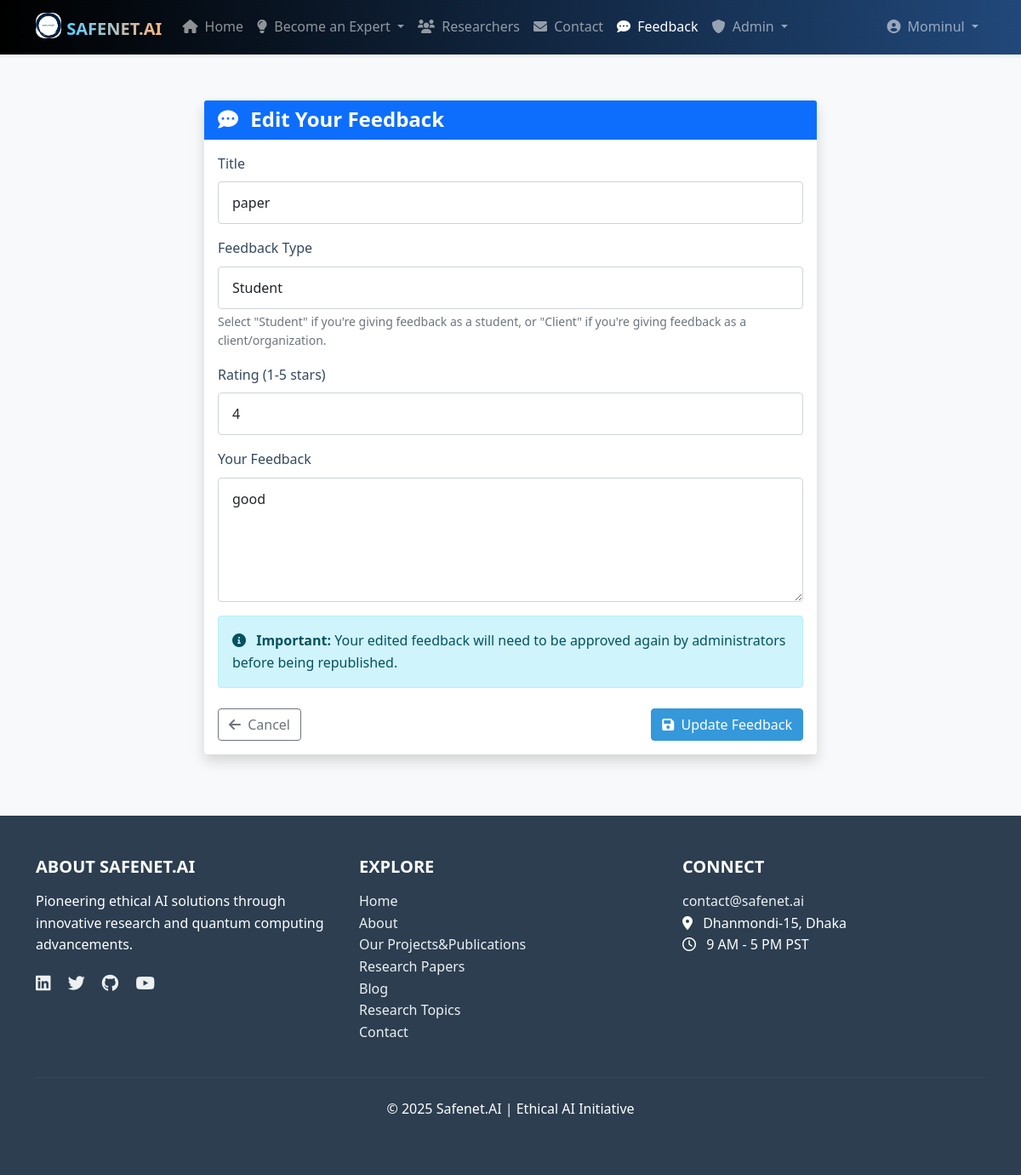
The app's page /feedback/edit/paper/ (signed in) with its own data.
### feedback/models.py (models this page shows, shortened)
class Feedback(models.Model):
    user = models.ForeignKey(User, on_delete=models.CASCADE)
    title = models.CharField(max_length=200)
    content = models.TextField()
    rating = models.IntegerField(choices=[(i, i) for i in range(1, 6)])  # 1-5 rating
    feedback_type = models.CharField(max_length=10, choices=FEEDBACK_TYPE_CHOICES)
    status = models.CharField(max_length=20, choices=STATUS_CHOICES, default='pending')
    slug = models.SlugField(max_length=250, unique=True, blank=True)
    created_at = models.DateTimeField(auto_now_add=True)
    updated_at = models.DateTimeField(auto_now=True)
    class Meta:
        ordering = ['-created_at']

### feedback/views.py (the view)
# urls.py: path('edit/<slug:slug>/', views.feedback_edit, name='feedback_edit'),
@login_required
def feedback_edit(request, slug):
    feedback = get_object_or_404(Feedback, slug=slug)
    if feedback.user != request.user and not request.user.is_staff:
        return HttpResponseForbidden("You don't have permission to edit this feedback.")
    original_status = feedback.status
    was_approved = original_status == 'approved'
    if request.method == 'POST':
        form = FeedbackForm(request.POST, instance=feedback)
        if form.is_valid():
            updated_feedback = form.save(commit=False)
            if not request.user.is_superuser:
                updated_feedback.status = 'pending'
                if was_approved:
                    messages.info(request, 'Your feedback has been updated and is now awaiting admin approval again.')
                else:
                    messages.info(request, 'Your feedback has been updated and is awaiting admin review.')
            else:
                messages.success(request, 'Your feedback has been updated successfully.')
            updated_feedback.save()
            return redirect('my_feedbacks')
    else:
        form = FeedbackForm(instance=feedback)
    context = {
        'form': form,
        'feedback': feedback,
        'is_edit': True,
        'was_approved': was_approved,
    }
    return render(request, 'feedback/feedback_form.html', context)

### feedback/forms.py
class FeedbackForm(forms.ModelForm):
    class Meta:
        model = Feedback
        fields = ['title', 'content', 'rating', 'feedback_type']
        widgets = {
            'title': forms.TextInput(attrs={'class': 'form-control', 'placeholder': 'Feedback Title'}),
            'content': forms.Textarea(attrs={'class': 'form-control', 'rows': 5, 'placeholder': 'Your Feedback'}),
            'rating': forms.Select(attrs={'class': 'form-control'}),
            'feedback_type': forms.Select(attrs={'class': 'form-control'}),
        }

### templates/feedback/feedback_form.html (shortened to what this page needs)
{% extends 'base.html' %}
{% load static %}
{% block content %}
<div class="container my-5">
    <div class="row">
        <div class="col-md-8 offset-md-2">
            <div class="card shadow">
                <div class="card-header bg-primary text-white">
                    <h4 class="mb-0">
                        <i class="fas fa-comment-dots me-2"></i>
                        {% if feedback %}Edit{% else %}Share{% endif %} Your Feedback
                    </h4>
                </div>
                <div class="card-body">
                    <form method="POST">
                        <div class="mb-3">
                            <label for="{{ form.title.id_for_label }}" class="form-label">Title</label>
                            {{ form.title }}
                        </div>
                        <div class="mb-3">
                            <label for="{{ form.feedback_type.id_for_label }}" class="form-label">Feedback Type</label>
                            {{ form.feedback_type }}
                            <div class="form-text">
                                Select "Student" if you're giving feedback as a student, or "Client" if you're giving feedback as a client/organization.
                            </div>
                        </div>
                        <div class="mb-3">
                            <label for="{{ form.rating.id_for_label }}" class="form-label">Rating (1-5 stars)</label>
                            {{ form.rating }}
                        </div>
                        <div class="mb-3">
                            <label for="{{ form.content.id_for_label }}" class="form-label">Your Feedback</label>
                            {{ form.content }}
                        </div>
                        <div class="alert alert-info">
                            <i class="fas fa-info-circle me-2"></i>
                            {% if feedback %}
                                {% if was_approved %}
                                <strong>Important:</strong> Your edited feedback will need to be approved again by administrators before being republished.
                                {% elif feedback.status == 'rejected' %}
                                <strong>Note:</strong> Your previously rejected feedback will need to be approved by administrators after this edit.
                                {% else %}
                                Your feedback will be reviewed by administrators before being published on the site.
                                {% endif %}
                            {% else %}
                            Your feedback will be reviewed by administrators before being published on the site.
                            {% endif %}
                        </div>
                        <div class="d-flex justify-content-between mt-4">
                            <a href="{% url 'my_feedbacks' %}" class="btn btn-outline-secondary">
                                <i class="fas fa-arrow-left me-1"></i> Cancel
                            </a>
                            <button type="submit" class="btn btn-primary">
                                <i class="fas fa-save me-1"></i>
                                {% if feedback %}Update{% else %}Submit{% endif %} Feedback
                            </button>
                        </div>
                    </form>
                </div>
            </div>
        </div>
    </div>
</div>
{% endblock %}

### templates/navbar.html (shortened to what this page needs)
<nav class="navbar navbar-expand-lg navbar-dark bg-dark fixed-top shadow-sm" style="background: linear-gradient(90deg, #000000, #21487a);">
    <div class="container">
        <a class="navbar-brand fw-bold text-uppercase" href="{% url 'home' %}">
            <img src="/static/images/logo.png" alt="Logo" width="30" height="30" class="d-inline-block align-text-top" style="border-radius: 10px;">
            <span style="background: linear-gradient(90deg, #5fccff, #feb47b); -webkit-background-clip: text; -webkit-text-fill-color: transparent; font-weight: bold; font-size: 1.25rem;">
                SAFENET.AI
            </span>
        </a>
        <div class="collapse navbar-collapse" id="navbarNav">
            <ul class="navbar-nav me-auto">
                <li class="nav-item">
                    <a class="nav-link {% if request.path == '/' %}active{% endif %}" href="{% url 'home' %}">
                        <i class="fas fa-home me-1"></i> Home
                    </a>
                </li>
                <li class="nav-item dropdown">
                    <a class="nav-link dropdown-toggle" href="#" id="expertDropdown" role="button" data-bs-toggle="dropdown" aria-expanded="false">
                        <i class="fas fa-lightbulb me-1"></i> Become an Expert
                    </a>
                </li>
                <li class="nav-item">
                    <a class="nav-link" href="{% url 'Researchers:researcher_view' %}">
                        <i class="fas fa-users me-1"></i> Researchers
                    </a>
                </li>
                <li class="nav-item">
                    <a class="nav-link {% if request.path == '/accounts/contact/' %}active{% endif %}" href="{% url 'contact' %}">
                        <i class="fas fa-envelope me-1"></i> Contact
                    </a>
                </li>
                <li class="nav-item">
                    <a class="nav-link {% if 'feedback' in request.path %}active{% endif %}" href="{% url 'feedback_list' %}">
                        <i class="fas fa-comment-dots me-1"></i> Feedback
                    </a>
                </li>
                {% if user.is_authenticated and user.is_superuser %}
                <li class="nav-item dropdown">
                    <a class="nav-link dropdown-toggle {% if 'approval' in request.path %}active{% endif %}" href="#" id="adminDropdown" role="button" data-bs-toggle="dropdown" aria-expanded="false">
                        <i class="fas fa-shield-alt me-1"></i> Admin
                    </a>
                </li>
                {% endif %}
            </ul>
            <ul class="navbar-nav ms-auto">
                {% if user.is_authenticated %}
                <li class="nav-item dropdown">
                    <a class="nav-link dropdown-toggle" href="#" id="userDropdown" role="button" data-bs-toggle="dropdown" aria-expanded="false">
                        <i class="fas fa-user-circle me-1"></i> {{ user.username }}
                    </a>
                </li>
                {% endif %}
            </ul>
        </div>
    </div>
</nav>

### static/css/style.css (style rules this page uses)
:root { --primary-color: #3498db; --primary-dark: #2980b9; --secondary-color: #2c3e50; --light-color: #ecf0f1; --dark-color: #34495e; --danger-color: #e74c3c; --success-color: #2ecc71; --warning-color: #f39c12; --info-color: #3498db; --ai-color: #3498db; --quantum-color: #e74c3c; --hybrid-color: #9b59b6; }
body { font-family: 'Segoe UI', Tahoma, Geneva, Verdana, sans-serif; line-height: 1.6; color: var(--dark-color); background-color: #f8f9fa; padding-top: 70px; }
h1, h2, h3, h4, h5, h6 { margin-bottom: 1rem; font-weight: 600; }
a { color: var(--primary-color); text-decoration: none; transition: all 0.3s ease; }
.btn-primary { background-color: var(--primary-color); border-color: var(--primary-color); }
.navbar { background-color: white; box-shadow: 0 2px 4px rgba(0, 0, 0, 0.1); }
.navbar-brand { font-weight: 700; font-size: 1.5rem; }
.card { margin-bottom: 1.5rem; box-shadow: 0 2px 4px rgba(0, 0, 0, 0.05); transition: all 0.3s ease; border: none; }
.card-header { background-color: white; border-bottom: 1px solid rgba(0, 0, 0, 0.1); font-weight: 600; }
.form-control { border-radius: 4px; padding: 0.75rem 1rem; }

### records on screen
Feedback: title "paper", feedback_type "Student", rating "4", content "good"

### other values on screen
{{ user.username }} "Mominul"
